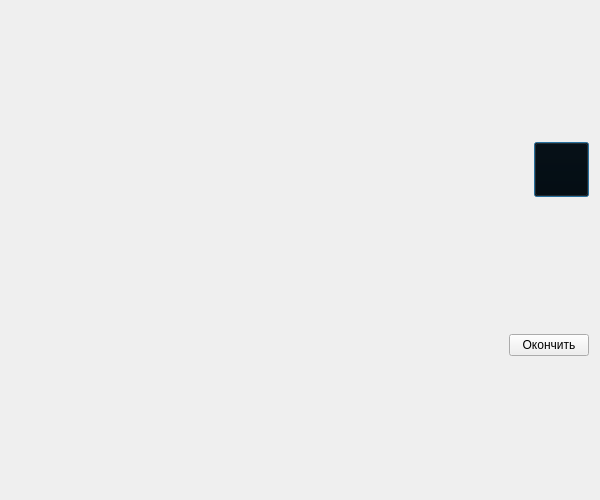
<?xml version="1.0" encoding="UTF-8"?>
<ui version="4.0">
 <class>Exam</class>
 <widget class="QDialog" name="Exam">
  <property name="geometry">
   <rect>
    <x>0</x>
    <y>0</y>
    <width>600</width>
    <height>500</height>
   </rect>
  </property>
  <property name="sizePolicy">
   <sizepolicy hsizetype="Fixed" vsizetype="Fixed">
    <horstretch>0</horstretch>
    <verstretch>0</verstretch>
   </sizepolicy>
  </property>
  <property name="windowTitle">
   <string>Dialog</string>
  </property>
  <layout class="QVBoxLayout" name="verticalLayout">
   <item>
    <layout class="QHBoxLayout" name="horizontalLayout">
     <property name="sizeConstraint">
      <enum>QLayout::SetFixedSize</enum>
     </property>
     <property name="bottomMargin">
      <number>0</number>
     </property>
     <item>
      <widget class="QLabel" name="label_4">
       <property name="sizePolicy">
        <sizepolicy hsizetype="Fixed" vsizetype="Fixed">
         <horstretch>0</horstretch>
         <verstretch>0</verstretch>
        </sizepolicy>
       </property>
       <property name="minimumSize">
        <size>
         <width>200</width>
         <height>50</height>
        </size>
       </property>
       <property name="text">
        <string/>
       </property>
      </widget>
     </item>
     <item>
      <spacer name="horizontalSpacer_6">
       <property name="orientation">
        <enum>Qt::Horizontal</enum>
       </property>
       <property name="sizeHint" stdset="0">
        <size>
         <width>40</width>
         <height>20</height>
        </size>
       </property>
      </spacer>
     </item>
     <item>
      <widget class="QPushButton" name="pushButton">
       <property name="sizePolicy">
        <sizepolicy hsizetype="Fixed" vsizetype="Fixed">
         <horstretch>0</horstretch>
         <verstretch>0</verstretch>
        </sizepolicy>
       </property>
       <property name="minimumSize">
        <size>
         <width>55</width>
         <height>55</height>
        </size>
       </property>
       <property name="styleSheet">
        <string notr="true">image: url(:/icons/res/cross.png);
background: transparent;</string>
       </property>
       <property name="text">
        <string/>
       </property>
      </widget>
     </item>
    </layout>
   </item>
   <item>
    <layout class="QVBoxLayout" name="questionsPanel">
     <property name="topMargin">
      <number>0</number>
     </property>
     <property name="bottomMargin">
      <number>0</number>
     </property>
    </layout>
   </item>
   <item>
    <layout class="QHBoxLayout" name="horizontalLayout_3">
     <item alignment="Qt::AlignRight">
      <widget class="QPushButton" name="pushButton_3">
       <property name="sizePolicy">
        <sizepolicy hsizetype="Fixed" vsizetype="Fixed">
         <horstretch>0</horstretch>
         <verstretch>0</verstretch>
        </sizepolicy>
       </property>
       <property name="text">
        <string>Окончить</string>
       </property>
      </widget>
     </item>
    </layout>
   </item>
  </layout>
 </widget>
 <resources/>
 <connections/>
</ui>
